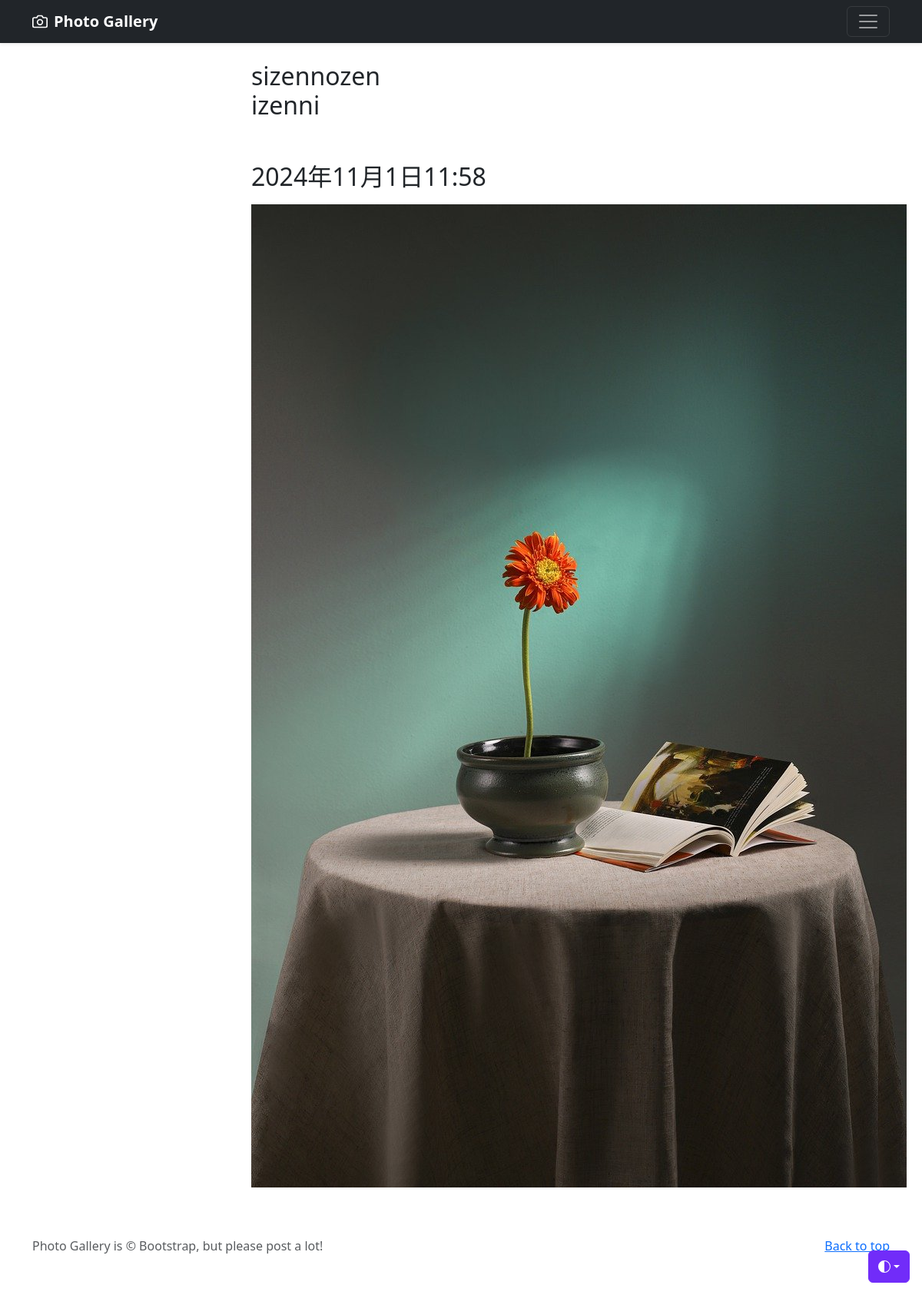
/photo-detail/3 (signed in), run on the app's committed database.
### photo/models.py (models this page shows, shortened)
class PhotoPost(models.Model):
    user = models.ForeignKey(
        CustomUser,
        verbose_name='ユーザー',
        on_delete= models.CASCADE
    )
    category = models.ForeignKey(
        Category,
        verbose_name='カテゴリ',
        on_delete=models.PROTECT
    )
    title = models.CharField(
        verbose_name='タイトル',
        max_length=200
    )
    comment = models.TextField(
        verbose_name='コメント'
    )
    image1 = models.ImageField(
        verbose_name='イメージ１',
        upload_to='photos'
    )
    image2 = models.ImageField(
        verbose_name='イメージ２',
        upload_to= 'photos',
        blank=True,
        null=True,
    )
    posted_at = models.DateTimeField(
        verbose_name='投稿日時',
        auto_now_add=True
    )

### photo/views.py (the view)
# urls.py: path('photo-detail/<int:pk>',views.DetailView.as_view(),name='photo_detail'),
class DetailView(DetailView):
    template_name = 'detail.html'
    model = PhotoPost

### photo/templates/detail.html (shortened to what this page needs)
{% extends "base.html" %}
    {% block contents %}
    <br>
    <div class = 'container'>
        <div class='row'>
            <div class='col offset-3'>
                <h2>{{object.title}}
                <p>{{object.comment}}</p>
                <br>
                <p>{{object.posted_at}}</p>
                <p><img src='{{ object.image1.url }}'></p>
            </div>
        </div>
    </div>
    {% endblock contents %}

### data on the page
PhotoPost: title "sizennozen", comment "izenni", posted_at "2024年11月1日11:58", image1 (picture)
